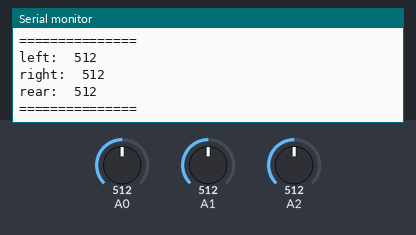
A sketch run on a simulated Arduino Uno, built with avr-gcc and run on an emulated ATmega328P. Shown: the last lines printed to the serial monitor. The test bench sets the inputs (shaded band); at power-on: A0 = 512, A1 = 512, A2 = 512.

Above: at 1.2 s.
1.3 s: A0 set to 716
At 1.42 s:
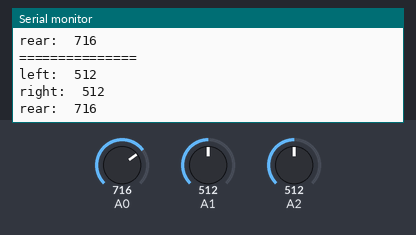
2.8 s: A1 set to 716
At 3.14 s:
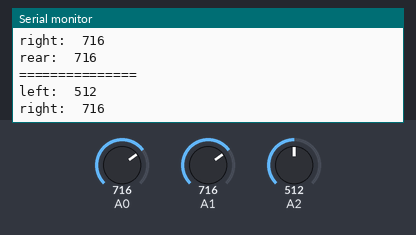
4.3 s: A2 set to 716
At 4.36 s:
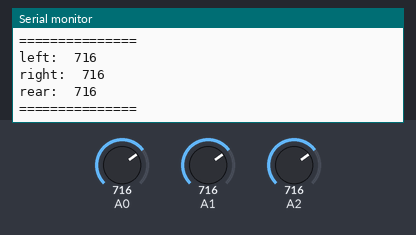
5.8 s: A0 set to 900
At 5.88 s:
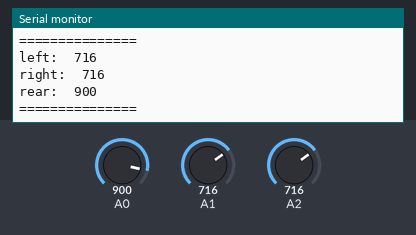
7.3 s: A1 set to 900
At 8.2 s:
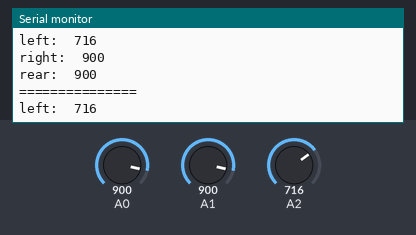
8.8 s: A2 set to 900
At 8.81 s:
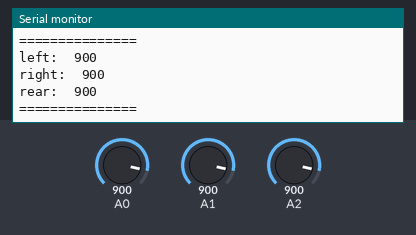
Timing chart, 0 to 11.3 s (numbered marks = the images above; inputs shaded):
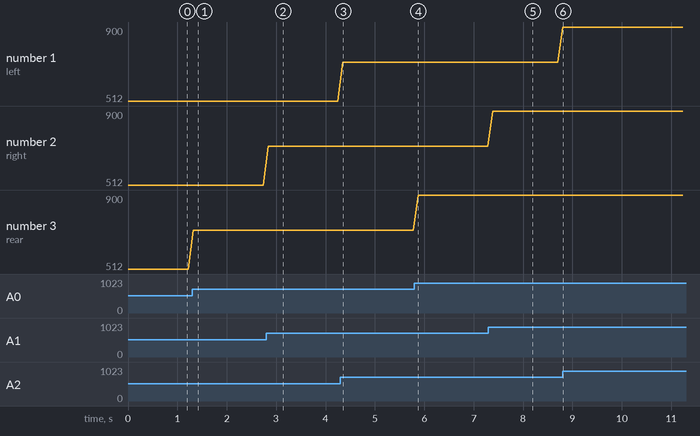

Measured:
- after the input at 1.3 s, the serial monitor: prints a new line at once (image 1)
- after the input at 2.8 s, the serial monitor: prints a new line at once (image 2)
- after the input at 4.3 s, the serial monitor: prints a new line after 0.05 s (image 3)
- after the input at 5.8 s, the serial monitor: prints a new line after 0.07 s (image 4)
- after the input at 7.3 s, the serial monitor: prints a new line after 0.09 s (image 5)
- after the input at 8.8 s, the serial monitor: prints a new line at once (image 6)
- plotted number 3: 512 → 716 after the input at 1.3 s, 716 → 900 after the input at 5.8 s

The sketch:

FunkcniFunkceCaryEsp32S3.ino
```cpp
#include "lineEsp32S3.h"

void setup() {
	Serial.begin(115200);
}


void loop() {	/*LINE_Get([Senzor], [Hranice Pro Bool Mod], [Mod]);*/		/*LINE_Get([Sensor], [Threshold For Bool Mode], [Mode]);*/

	/*Bool mod*/	/*Bool mode*/
	/*Porovna vystup senzoru s hranici*/	/*Compares sensor output with threshold*/
	Serial.print("left:\t");
	Serial.println(LINE_Get(1, 3000, 1));	/*predni levy,			bool mod*/		/*front left,	bool mode*/
	/*Serial.print("mid:\t");
	Serial.println(LINE_Get(2, 1000, 1));	/*predni prostredni,	bool mod*/		/*front mid,	bool mode*/
	Serial.print("right:\t");
	Serial.println(LINE_Get(3, 3000, 1));	/*predni pravy,			bool mod*/		/*front right,	bool mode*/
	Serial.print("rear:\t");
	Serial.println(LINE_Get(4, 3000, 1));	/*zadni,				bool mod*/		/*rear,			bool mode*/

	/*
	/*Int mod*/		/*Int mode*/
	/*Na hranici nezalezi, return je rovnou hotnota ze senzoru*/	/*Threshold can be anything, just outputs sensor value*/
	//Serial.print("left:\t");
	//Serial.println(LINE_Get(1, 0, 1));		/*predni levy,			int mod*/		/*front left,	int mode*/
	//Serial.print("mid:\t");
	//Serial.println(LINE_Get(2, 0, 1));		/*predni prostredni,	int mod*/		/*front mid,	int mode*/
	//Serial.print("right:\t");
	//Serial.println(LINE_Get(3, 0, 1));		/*predni pravy,			int mod*/		/*front right,	int mode*/
	/*Serial.print("rear:\t");
	Serial.println(LINE_Get(4, 0, 1));		/*zadni,				int mod*/		/*rear,			int mode*/


	Serial.println("===============");
	delay(100);
}
```

lineEsp32S3.h
```cpp
int LINE_Get(int LINE_Sensor, int LINE_Threshold, int LINE_Mode=0) {
	switch(LINE_Sensor) {
		case 1:	//Front Left
			switch(LINE_Mode) {	//Mode
				case 0:	//Mode 0
					return (analogRead(10)<LINE_Threshold ? 1: 0);
					break;

				case 1:	//Mode 1
					return analogRead(10);
					break;
			}
			break;

		case 2:	//Front Mid
			switch(LINE_Mode) {	//Mode
				case 0:	//Mode 0
					return (analogRead(7)<LINE_Threshold ? 1: 0);
					break;

				case 1:	//Mode 1
					return analogRead(7);
					break;
			}
			break;

		case 3:	//Front Right
			switch(LINE_Mode) {	//Mode
				case 0:	//Mode 0
					return (analogRead(9)<LINE_Threshold ? 1: 0);
					break;

				case 1:	//Mode 1
					return analogRead(9);
					break;
			}
			break;

		case 4:	//Rear
			switch(LINE_Mode) {	//Mode
				case 0:	//Mode 0
					return (analogRead(8)<LINE_Threshold ? 1: 0);
					break;

				case 1:	//Mode 1
					return analogRead(8);
					break;
			}
			break;

		default:
			return 0;
			break;

	}
	return 0;
}
```
